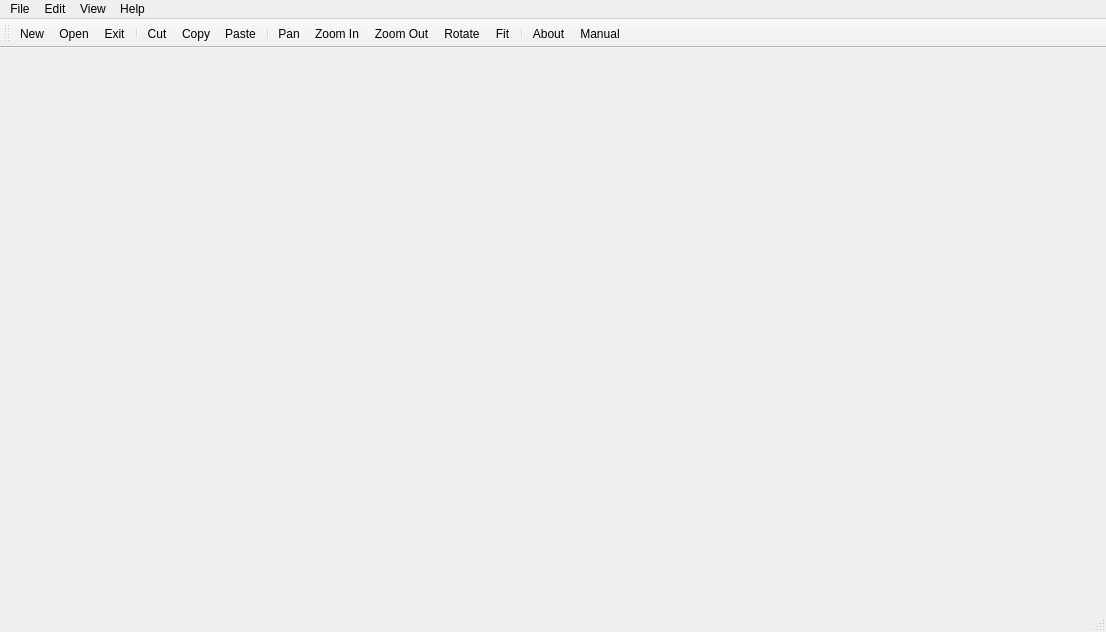
<?xml version="1.0" encoding="UTF-8"?>
<ui version="4.0">
 <class>CairnSmithClass</class>
 <widget class="QMainWindow" name="CairnSmithClass">
  <property name="geometry">
   <rect>
    <x>0</x>
    <y>0</y>
    <width>1106</width>
    <height>632</height>
   </rect>
  </property>
  <property name="minimumSize">
   <size>
    <width>700</width>
    <height>500</height>
   </size>
  </property>
  <property name="windowTitle">
   <string>CairnSmith</string>
  </property>
  <property name="windowIcon">
   <iconset>
    <normaloff>Resources/CS.png</normaloff>Resources/CS.png</iconset>
  </property>
  <widget class="QWidget" name="centralWidget">
   <layout class="QGridLayout" name="gridLayout"/>
  </widget>
  <widget class="QMenuBar" name="menuBar">
   <property name="geometry">
    <rect>
     <x>0</x>
     <y>0</y>
     <width>1106</width>
     <height>21</height>
    </rect>
   </property>
   <widget class="QMenu" name="menuFile">
    <property name="title">
     <string>File</string>
    </property>
    <addaction name="actionNew"/>
    <addaction name="actionOpen"/>
    <addaction name="separator"/>
    <addaction name="actionExit"/>
   </widget>
   <widget class="QMenu" name="menuEdit">
    <property name="title">
     <string>Edit</string>
    </property>
    <addaction name="actionCut"/>
    <addaction name="actionCopy"/>
    <addaction name="actionPaste"/>
   </widget>
   <widget class="QMenu" name="menuView">
    <property name="title">
     <string>View</string>
    </property>
    <addaction name="actionPan"/>
    <addaction name="actionZoom_In"/>
    <addaction name="actionZoom_Out"/>
    <addaction name="actionRotate"/>
    <addaction name="actionFit"/>
   </widget>
   <widget class="QMenu" name="menuHelp">
    <property name="title">
     <string>Help</string>
    </property>
    <addaction name="actionAbout"/>
    <addaction name="actionManual"/>
    <addaction name="separator"/>
   </widget>
   <addaction name="menuFile"/>
   <addaction name="menuEdit"/>
   <addaction name="menuView"/>
   <addaction name="menuHelp"/>
  </widget>
  <widget class="QStatusBar" name="statusBar"/>
  <widget class="QToolBar" name="toolBar">
   <property name="windowTitle">
    <string>toolBar</string>
   </property>
   <attribute name="toolBarArea">
    <enum>TopToolBarArea</enum>
   </attribute>
   <attribute name="toolBarBreak">
    <bool>false</bool>
   </attribute>
   <addaction name="actionNew"/>
   <addaction name="actionOpen"/>
   <addaction name="actionExit"/>
   <addaction name="separator"/>
   <addaction name="actionCut"/>
   <addaction name="actionCopy"/>
   <addaction name="actionPaste"/>
   <addaction name="separator"/>
   <addaction name="actionPan"/>
   <addaction name="actionZoom_In"/>
   <addaction name="actionZoom_Out"/>
   <addaction name="actionRotate"/>
   <addaction name="actionFit"/>
   <addaction name="separator"/>
   <addaction name="actionAbout"/>
   <addaction name="actionManual"/>
  </widget>
  <action name="actionNew">
   <property name="icon">
    <iconset>
     <normaloff>Resources/new.png</normaloff>Resources/new.png</iconset>
   </property>
   <property name="text">
    <string>New</string>
   </property>
  </action>
  <action name="actionOpen">
   <property name="icon">
    <iconset>
     <normaloff>Resources/open.png</normaloff>Resources/open.png</iconset>
   </property>
   <property name="text">
    <string>Open</string>
   </property>
  </action>
  <action name="actionExit">
   <property name="text">
    <string>Exit</string>
   </property>
  </action>
  <action name="actionCut">
   <property name="icon">
    <iconset>
     <normaloff>Resources/cut.png</normaloff>Resources/cut.png</iconset>
   </property>
   <property name="text">
    <string>Cut</string>
   </property>
  </action>
  <action name="actionCopy">
   <property name="icon">
    <iconset>
     <normaloff>Resources/copy.png</normaloff>Resources/copy.png</iconset>
   </property>
   <property name="text">
    <string>Copy</string>
   </property>
  </action>
  <action name="actionPaste">
   <property name="icon">
    <iconset>
     <normaloff>Resources/paste.png</normaloff>Resources/paste.png</iconset>
   </property>
   <property name="text">
    <string>Paste</string>
   </property>
  </action>
  <action name="actionPan">
   <property name="icon">
    <iconset>
     <normaloff>Resources/pan.png</normaloff>Resources/pan.png</iconset>
   </property>
   <property name="text">
    <string>Pan</string>
   </property>
  </action>
  <action name="actionZoom_In">
   <property name="icon">
    <iconset>
     <normaloff>Resources/zoomIn.png</normaloff>Resources/zoomIn.png</iconset>
   </property>
   <property name="text">
    <string>Zoom In</string>
   </property>
  </action>
  <action name="actionZoom_Out">
   <property name="icon">
    <iconset>
     <normaloff>Resources/zoomOut.png</normaloff>Resources/zoomOut.png</iconset>
   </property>
   <property name="text">
    <string>Zoom Out</string>
   </property>
  </action>
  <action name="actionRotate">
   <property name="icon">
    <iconset>
     <normaloff>Resources/rotate.png</normaloff>Resources/rotate.png</iconset>
   </property>
   <property name="text">
    <string>Rotate</string>
   </property>
  </action>
  <action name="actionFit">
   <property name="icon">
    <iconset>
     <normaloff>Resources/fit.png</normaloff>Resources/fit.png</iconset>
   </property>
   <property name="text">
    <string>Fit</string>
   </property>
  </action>
  <action name="actionAbout">
   <property name="icon">
    <iconset>
     <normaloff>Resources/about.png</normaloff>Resources/about.png</iconset>
   </property>
   <property name="text">
    <string>About</string>
   </property>
  </action>
  <action name="actionManual">
   <property name="icon">
    <iconset>
     <normaloff>Resources/manual.png</normaloff>Resources/manual.png</iconset>
   </property>
   <property name="text">
    <string>Manual</string>
   </property>
  </action>
 </widget>
 <layoutdefault spacing="6" margin="11"/>
 <resources>
  <include location="cairnsmith.qrc"/>
 </resources>
 <connections>
  <connection>
   <sender>actionExit</sender>
   <signal>triggered()</signal>
   <receiver>CairnSmithClass</receiver>
   <slot>close()</slot>
   <hints>
    <hint type="sourcelabel">
     <x>-1</x>
     <y>-1</y>
    </hint>
    <hint type="destinationlabel">
     <x>561</x>
     <y>449</y>
    </hint>
   </hints>
  </connection>
 </connections>
 <slots>
  <slot>openProjectFile()</slot>
  <slot>NewProjectFile()</slot>
  <slot>DeleteProjectFile()</slot>
  <slot>RecoverLast()</slot>
 </slots>
</ui>
